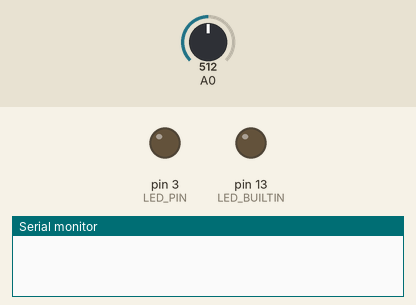
Recording of a sketch running on a simulated Arduino Uno, built with avr-gcc and run on an emulated ATmega328P. On the bench: output pins drawn as LEDs (lit = HIGH), the last lines printed to the serial monitor. Inputs (shaded band) come from the test bench; at power-on: A0 = 512.

Above: at 1.2 s.
1.3 s: A0 set to 716
At 2.8 s:
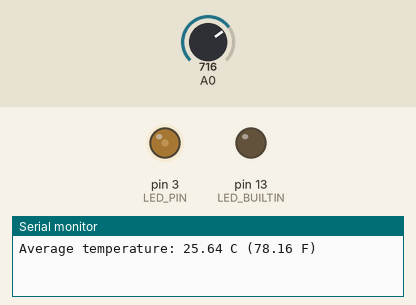
4.3 s: A0 set to 0
At 6.4 s:
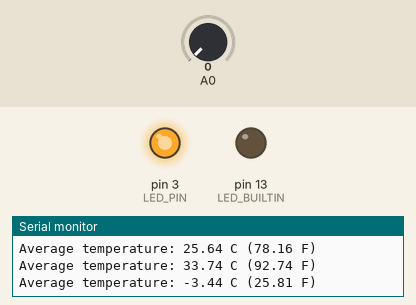
7.3 s: A0 set to 1023
At 10.2 s:
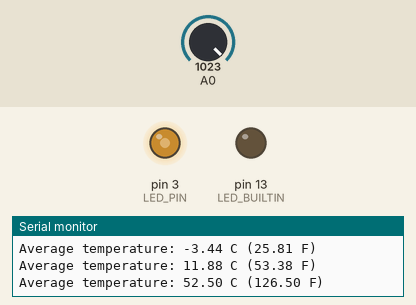
10.3 s: A0 set to 511
At 13.1 s:
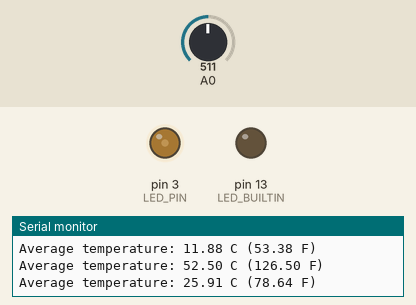
Timing chart, 0 to 14.3 s (numbered marks = the images above; inputs shaded):
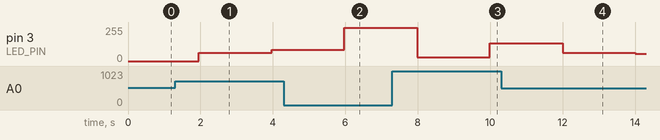

The sketch:

temp-sensor.ino
```cpp
/*
Authors: Lukas Juranek, Laith Elbeshti
*/

#define LED_PIN 3

int D;
float temp_cel;
float temp_far;
float total_temp = 0;
int count = 0;
float Vin;
float Voff = 2.63;
float temp_ref = -10;

boolean print_average = true;

void setup() {
    // pinMode(A0, INPUT);
    Serial.begin(9600);
    pinMode(LED_BUILTIN, OUTPUT);
    pinMode(LED_PIN, OUTPUT);
}

void loop() {
    // Reads analog value from the pin
    D = analogRead(A0);

    // Calculates temperature
    Vin = D * (5.0 / 1023.0);
    temp_cel = (Vin / 8) / 0.01 + temp_ref;


    if (print_average) {
        total_temp += temp_cel;
        count++;
        int measurements = 40;
        // Prints average temperature every 40 measurements
        if (count == measurements) {
            float avg_temp = total_temp / measurements;
            temp_far = avg_temp * 9 / 5 + 32;
            Serial.println("Average temperature: " + String(avg_temp) + " C (" + String(temp_far) + " F)");
            count = 0;
            total_temp = 0;
            // Converts temperature to a value from 0 to 255
            int brightness = map(avg_temp, 0, 100, 0, 255);
            analogWrite(LED_PIN, brightness);
        }
        delay(50);
    } else {
        // Prints volatge and temperature every second
        Serial.println("Voltage: " + String(Vin) + " Temp: " + String(temp_cel) + " C");
        // Converts temperature to a value from 0 to 255
        int brightness = map(temp_cel, 0, 100, 0, 255);
        analogWrite(LED_PIN, brightness);
        delay(1000);
    }
}
```

Measured:
- after the input at 1.3 s, pin 3 (LED_PIN): 0/255 → 63/255 after 0.66 s, → 84/255 2.0 s later
- after the input at 4.3 s, pin 3 (LED_PIN): 84/255 → 249/255 after 1.7 s
- after the input at 7.3 s, pin 3 (LED_PIN): 249/255 → 28/255 after 0.68 s, → 132/255 2.0 s later
- after the input at 10.3 s, pin 3 (LED_PIN): 132/255 → 63/255 after 1.7 s, → 53/255 2.0 s later
